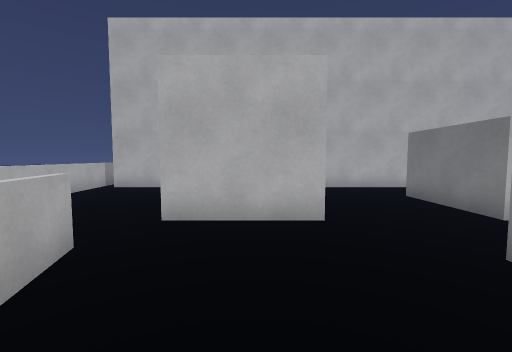
View 1 (above)

23 first-person views from a walk through a Unity game level. The camera is 1.2 m above the floor, tilts 4° down and sees 90° across. The floor is counted in squares, 1 m on a side. Each view is taken from the middle of a square. On the plan, view 1 faces up. The plan holds only what a view shows up to about 12 squares ahead; the rest is blank. The place goes on beyond the plan. The player character is not drawn.

View 2
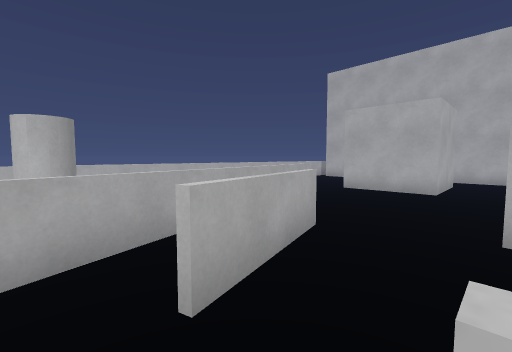

View 3
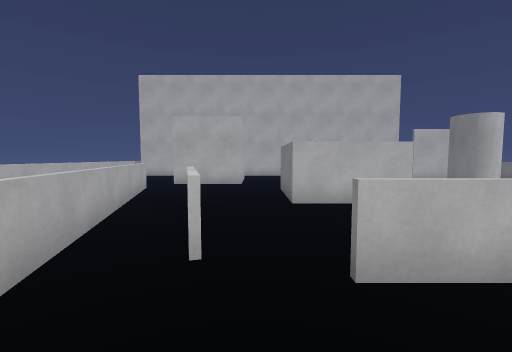

View 4
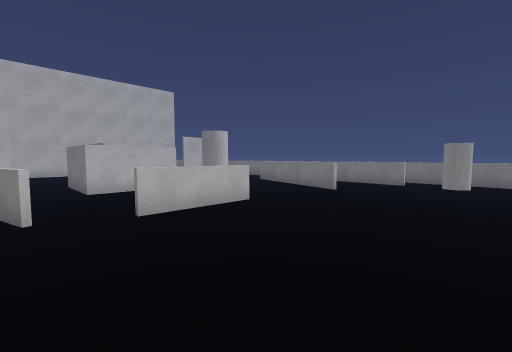

View 5
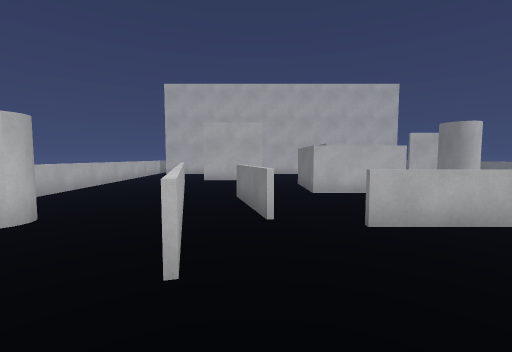

View 6
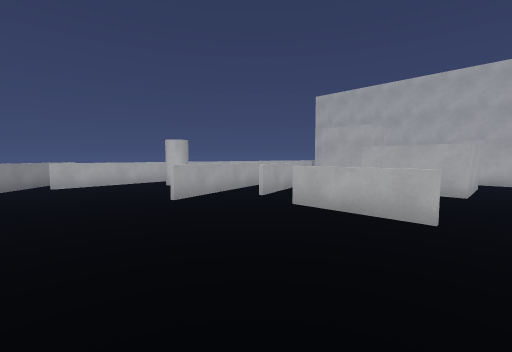

View 7
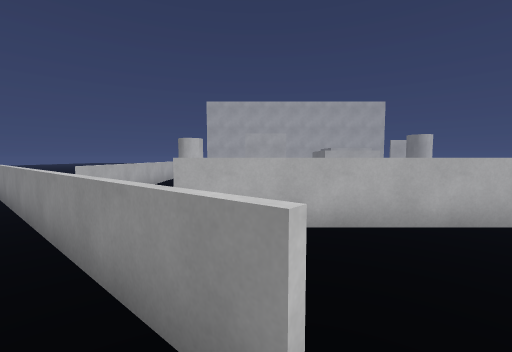

View 8
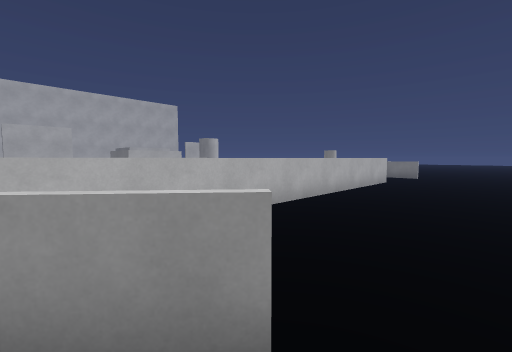

View 9
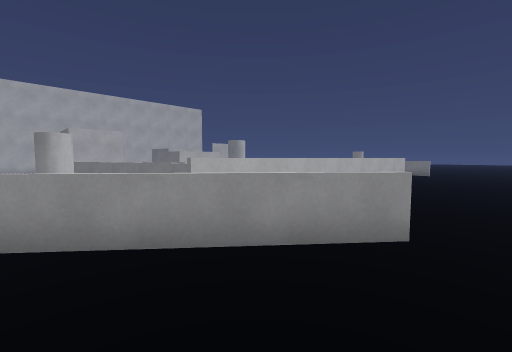

View 10
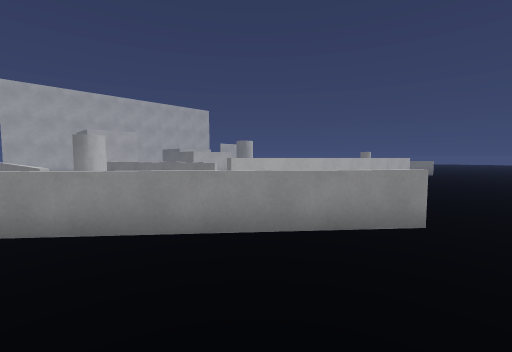

View 11
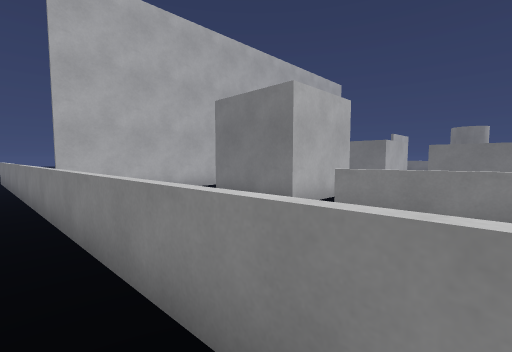

View 12
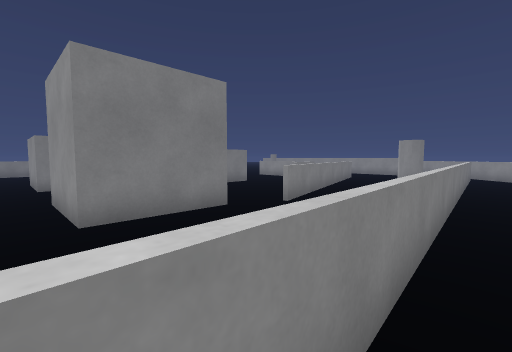

View 13
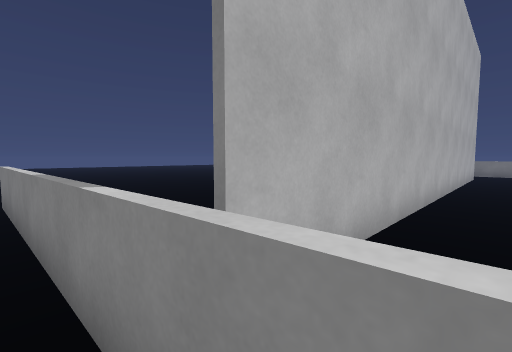

View 14
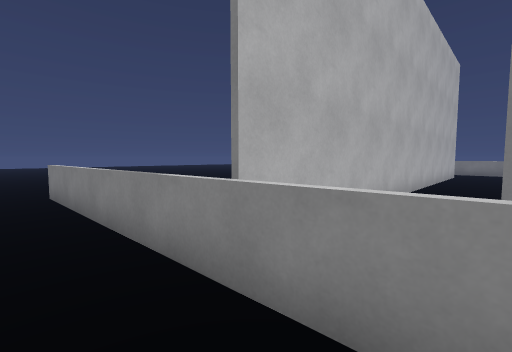

View 15
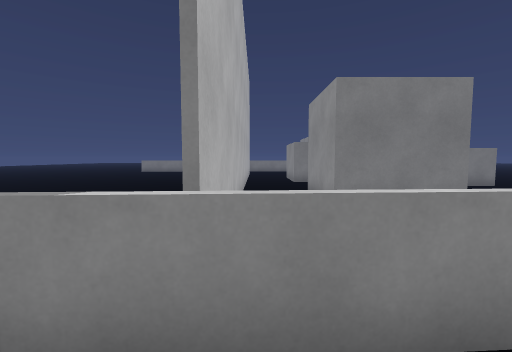

View 16
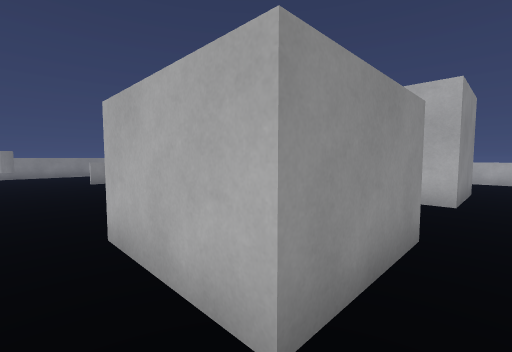

View 17
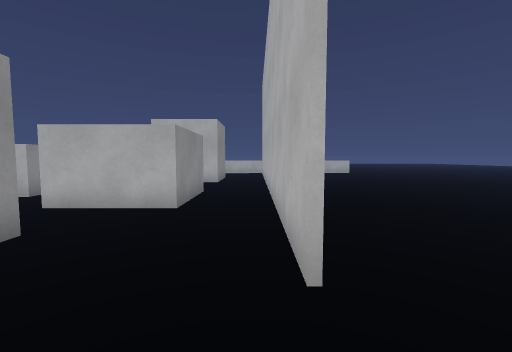

View 18
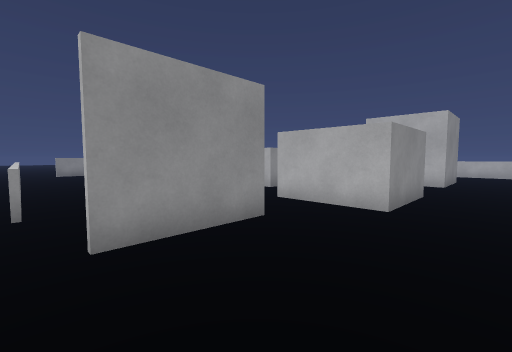

View 19
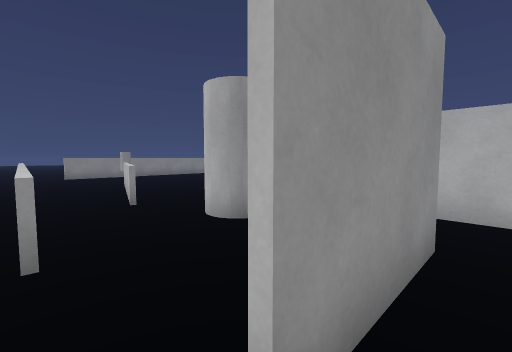

View 20
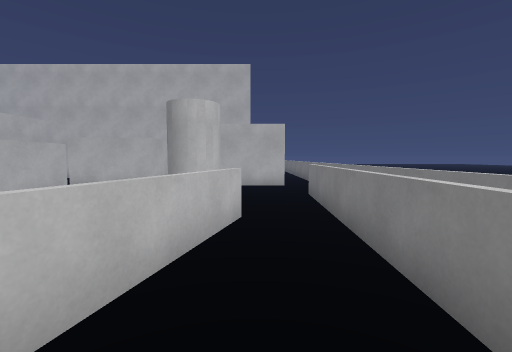

View 21
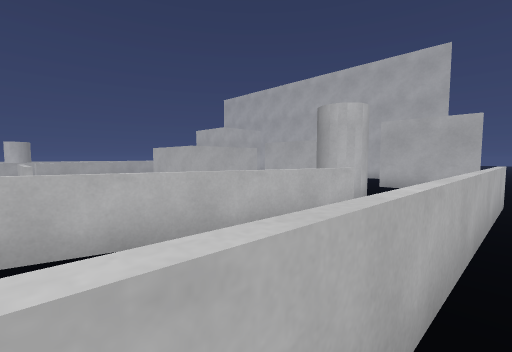

View 22
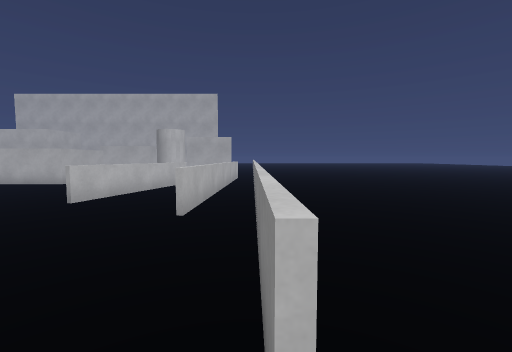

View 23
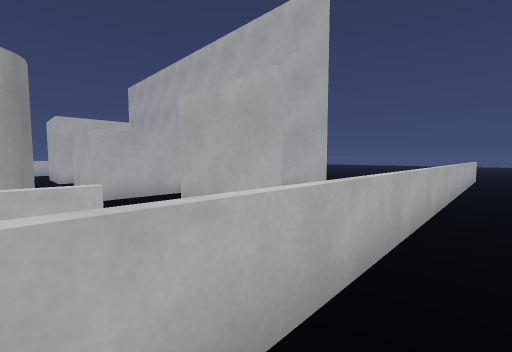

### Floor plan
Key: @ floor where view 1 was taken; # wall or solid block; x gap in a wall; . floor; = window, fence, low wall or low ledge; ^ raised ledge; C cylinder.
Columns run from 8 left of view 1 to 21 right of it. Each row starts with its distance up from view 1.
 18 ..  .... ......        =.
 17 .=  .... .......       =.
 16 .=  ...  ........      =.
 15 .=       .........     =.
 14  =       .........     =.
 13  =       ........      =.
 12  =            ...      =.
 11  =x#################   =.
 10 .==...............    .=.
  9  .=...............    .=
  8 ..=...####...####.    .=
  7   =...#  #...#  #..   .=
  6   = ..#  #...#  #..###.=
  5   = ..####...####......=
  4   =  .......  ...  ....=
  3   =...=....^  ^.. CC..==.
  2  .=...=....^  ^...CC..==
  1  .=...=....^  ^.......==
  0  .=...==@..^^^^....==.== .....
 -1  .=....===.........=..==......
 -2  .=....=#=.........=..==......
 -3  .=....=#=........==.=. ......
 -4  .=.CC ===.====...=..=. ......
 -5  .=.C.  =.........=..=.=......
 -6  .=.....=..   .......=.=......
 -7  .==.......    ......=.=   ..
 -8 =x==......     ........=
 -9  ===......     ..C.....=
-10   ==......     ........=
-11    ==.##############   =
-12     ==      .........  .
-13       ==  ............
-14        =...............
-15   ..  .. ..............

Positions as (right, up) in squares from view 1, and headings:
1: (0, 0), facing up
2: (3, -5), facing up-left
3: (2, -7), facing up
4: (1, -10), facing up-right
5: (1, -9), facing up
6: (7, -10), facing up-left
7: (-1, -15), facing up
8: (-2, -15), facing up-right
9: (-5, -15), facing up-right
10: (-6, -15), facing up-right
11: (-7, 1), facing up-right
12: (-7, 9), facing down-right
13: (-7, 9), facing up-right
14: (-8, 8), facing up-right
15: (-8, 10), facing right
16: (9, 9), facing down-left
17: (14, 10), facing left
18: (14, 10), facing down-left
19: (14, 7), facing down-left
20: (12, -5), facing up
21: (14, -5), facing up-left
22: (15, -12), facing up
23: (16, 3), facing up-left
